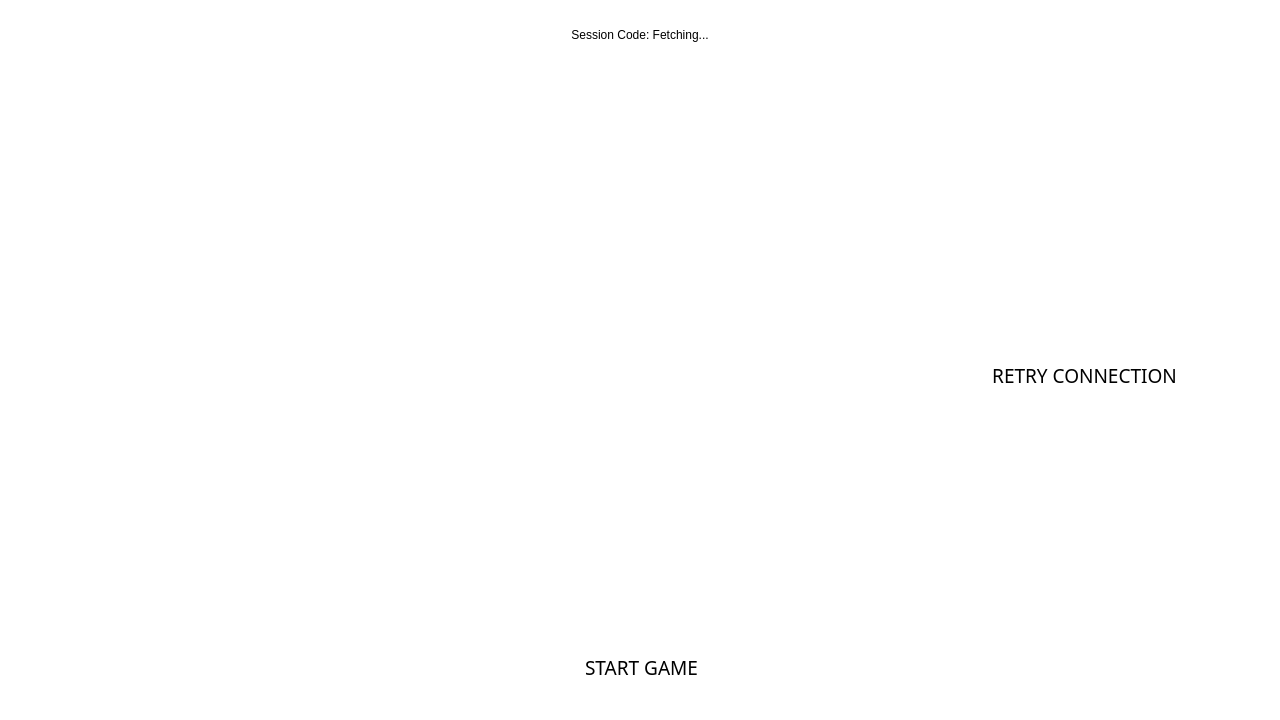
<?xml version="1.0" encoding="UTF-8"?>
<ui version="4.0">
 <class>Form</class>
 <widget class="QWidget" name="Form">
  <property name="enabled">
   <bool>true</bool>
  </property>
  <property name="geometry">
   <rect>
    <x>0</x>
    <y>0</y>
    <width>1280</width>
    <height>720</height>
   </rect>
  </property>
  <property name="sizePolicy">
   <sizepolicy hsizetype="Preferred" vsizetype="Preferred">
    <horstretch>0</horstretch>
    <verstretch>0</verstretch>
   </sizepolicy>
  </property>
  <property name="minimumSize">
   <size>
    <width>1280</width>
    <height>720</height>
   </size>
  </property>
  <property name="maximumSize">
   <size>
    <width>1920</width>
    <height>1080</height>
   </size>
  </property>
  <property name="windowTitle">
   <string notr="true"/>
  </property>
  <property name="windowIcon">
   <iconset resource="../../assets/main_app.qrc">
    <normaloff>:/leaf.ico</normaloff>:/leaf.ico</iconset>
  </property>
  <property name="autoFillBackground">
   <bool>false</bool>
  </property>
  <property name="styleSheet">
   <string notr="true">background-color: rgb(255, 255, 255);</string>
  </property>
  <widget class="QLabel" name="session_code_label">
   <property name="geometry">
    <rect>
     <x>0</x>
     <y>0</y>
     <width>1280</width>
     <height>70</height>
    </rect>
   </property>
   <property name="styleSheet">
    <string notr="true">font: 24pt &quot;Righteous&quot;;
background-color: rgb(255, 255, 255);</string>
   </property>
   <property name="text">
    <string>Session Code: Fetching...</string>
   </property>
   <property name="alignment">
    <set>Qt::AlignCenter</set>
   </property>
  </widget>
  <widget class="QLabel" name="players_list">
   <property name="geometry">
    <rect>
     <x>436</x>
     <y>78</y>
     <width>407</width>
     <height>542</height>
    </rect>
   </property>
   <property name="styleSheet">
    <string notr="true">background-image: url(../assets/lobbyContainer.png);
font: 16pt &quot;Righteous&quot;;</string>
   </property>
   <property name="text">
    <string/>
   </property>
   <property name="alignment">
    <set>Qt::AlignCenter</set>
   </property>
  </widget>
  <widget class="QPushButton" name="start_game_button">
   <property name="enabled">
    <bool>true</bool>
   </property>
   <property name="geometry">
    <rect>
     <x>507</x>
     <y>642</y>
     <width>269</width>
     <height>51</height>
    </rect>
   </property>
   <property name="font">
    <font>
     <family>Righteous</family>
     <pointsize>14</pointsize>
     <kerning>true</kerning>
    </font>
   </property>
   <property name="layoutDirection">
    <enum>Qt::LeftToRight</enum>
   </property>
   <property name="autoFillBackground">
    <bool>false</bool>
   </property>
   <property name="styleSheet">
    <string notr="true">QPushButton{
background-image: url(../assets/buttonNormal.png);
border: none;
}

QPushButton::pressed{
background-image: url(../assets/buttonPressed.png);
border: none;
}
</string>
   </property>
   <property name="text">
    <string>START GAME</string>
   </property>
   <property name="autoDefault">
    <bool>false</bool>
   </property>
   <property name="default">
    <bool>false</bool>
   </property>
   <property name="flat">
    <bool>false</bool>
   </property>
  </widget>
  <widget class="QPushButton" name="retry_button">
   <property name="enabled">
    <bool>true</bool>
   </property>
   <property name="geometry">
    <rect>
     <x>950</x>
     <y>350</y>
     <width>269</width>
     <height>51</height>
    </rect>
   </property>
   <property name="font">
    <font>
     <family>Righteous</family>
     <pointsize>14</pointsize>
     <kerning>true</kerning>
    </font>
   </property>
   <property name="layoutDirection">
    <enum>Qt::LeftToRight</enum>
   </property>
   <property name="styleSheet">
    <string notr="true">QPushButton{
background-image: url(../assets/buttonNormal.png);
border: none;
}

QPushButton::pressed{
background-image: url(../assets/buttonPressed.png);
border: none;
}
</string>
   </property>
   <property name="text">
    <string>RETRY CONNECTION</string>
   </property>
   <property name="autoDefault">
    <bool>false</bool>
   </property>
   <property name="default">
    <bool>false</bool>
   </property>
   <property name="flat">
    <bool>false</bool>
   </property>
  </widget>
 </widget>
 <resources>
  <include location="../../assets/main_app.qrc"/>
 </resources>
 <connections/>
</ui>
